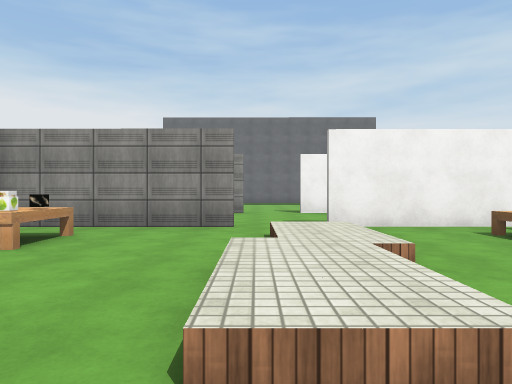
view 1 (above)

13 first-person views from a walk through a Unity game level. The camera is 1.3 m above the floor, looks level and sees 70° across. The floor is counted in squares, 2.64 m on a side. Each view is taken from the middle of a square. On the plan, view 1 faces up. The plan holds only what a view shows up to about 9 squares ahead; the rest is blank. The player is left out. Some surface patterns are stand-ins.

view 2
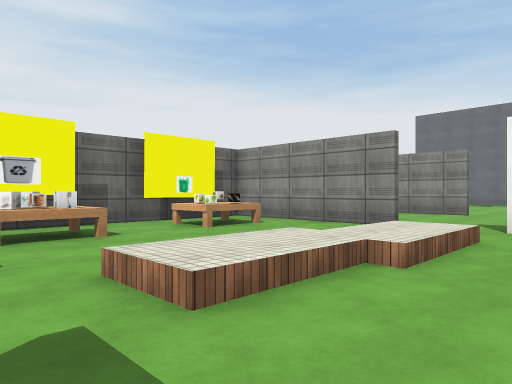

view 3
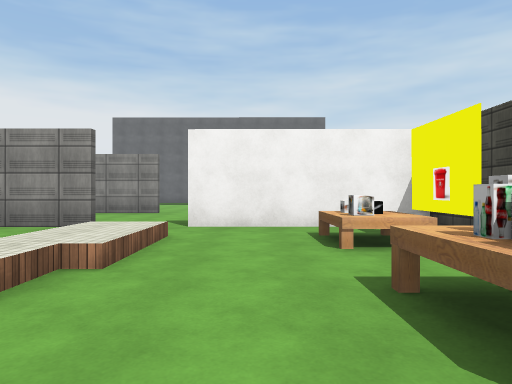

view 4
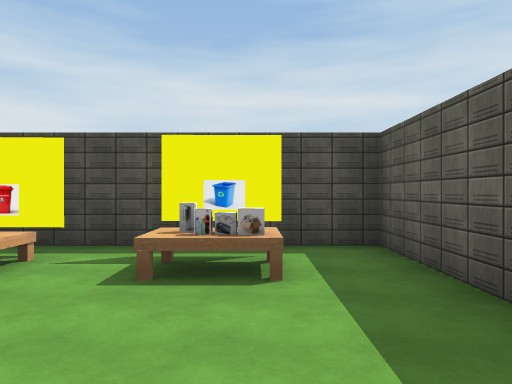

view 5
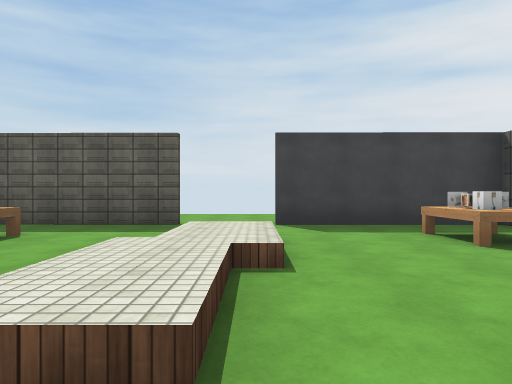

view 6
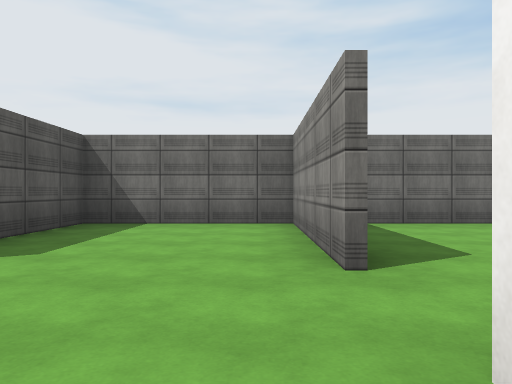

view 7
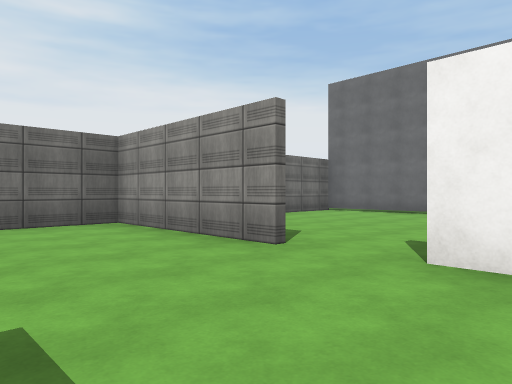

view 8
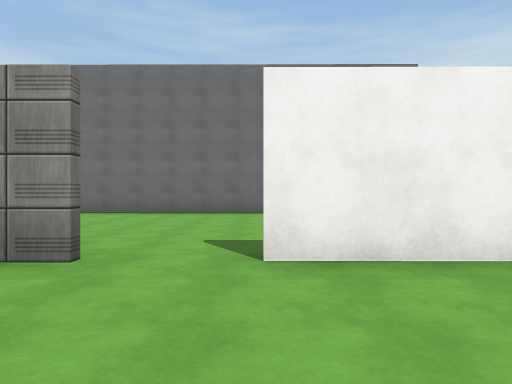

view 9
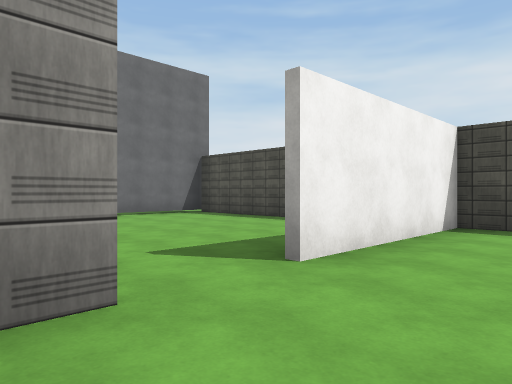

view 10
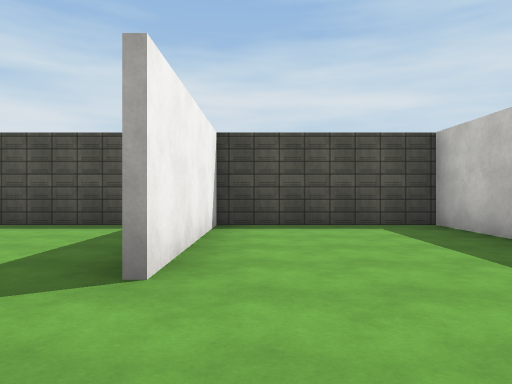

view 11
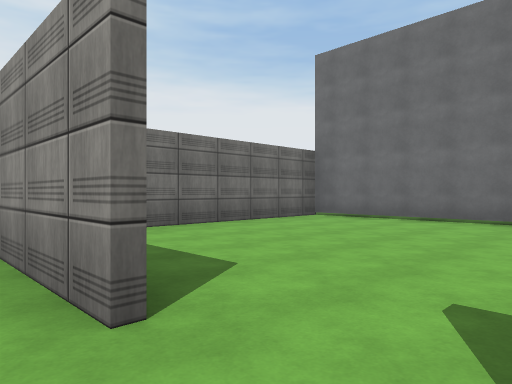

view 12
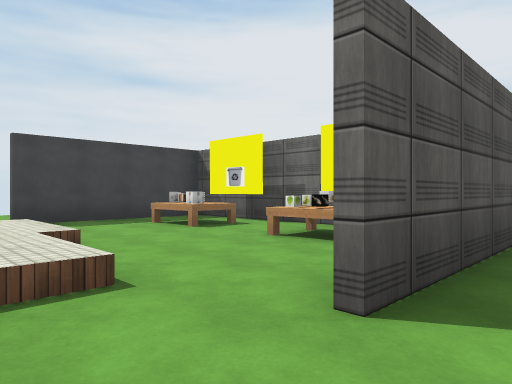

view 13
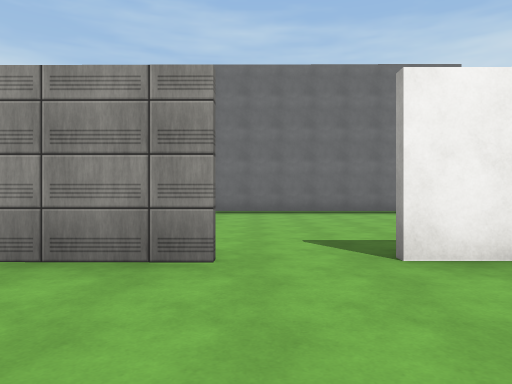

### Floor plan
Key: @ floor where view 1 was taken; # wall or solid block; . floor; / step, stairs or slope; O other object.
Columns run from 4 left of view 1 to 4 right of it. Each row starts with its distance up from view 1.
 15 #########
 14 #.......#
 13 #.......#
 12 #.......#
 11 #.......#
 10 #.......#
  9 ####..###
  8 #.......#
  7 #.......#
  6 #.......#
  5 ####./###
  4 .OO.//.O#
  3 #O..//.O#
  2 #...//.O#
  1 #OO.//.O#
  0 ####@...#
 -1     ..###
 -2    ...
 -3    ...

Positions as (right, up) in squares from view 1, and headings:
1: (0, 0), facing up
2: (2, 0), facing up-left
3: (2, 0), facing up
4: (0, 1), facing right
5: (0, 5), facing down
6: (2, 8), facing left
7: (2, 6), facing up-left
8: (1, 6), facing up
9: (-1, 7), facing up-right
10: (-1, 8), facing right
11: (1, 8), facing up-left
12: (1, 6), facing down-left
13: (0, 6), facing up
